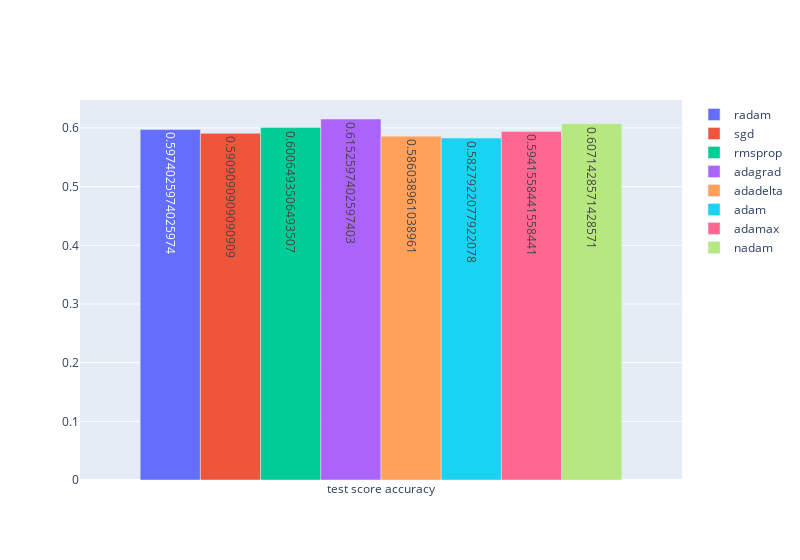

Notebook cell for this chart:
### Code cell
model='CNN1'
scores=['test score accuracy']
plot_training_accuracy(training_accuracy,optimizers,model)
plot_validation_accuracy(validation_accuracy,optimizers,model)
plot_test_scores(scores,y,model)

### Figure 1 — Plotly figure (JSON) as saved in the notebook; plotly's stock layout.template omitted (floating-point values rounded to 4 significant figures)
{"data": [{"name": "radam", "text": [0.5974], "type": "bar", "x": ["test score accuracy"], "y": [0.5974]}, {"name": "sgd", "text": [0.5909], "type": "bar", "x": ["test score accuracy"], "y": [0.5909]}, {"name": "rmsprop", "text": [0.6006], "type": "bar", "x": ["test score accuracy"], "y": [0.6006]}, {"name": "adagrad", "text": [0.6153], "type": "bar", "x": ["test score accuracy"], "y": [0.6153]}, {"name": "adadelta", "text": [0.586], "type": "bar", "x": ["test score accuracy"], "y": [0.586]}, {"name": "adam", "text": [0.5828], "type": "bar", "x": ["test score accuracy"], "y": [0.5828]}, {"name": "adamax", "text": [0.5942], "type": "bar", "x": ["test score accuracy"], "y": [0.5942]}, {"name": "nadam", "text": [0.6071], "type": "bar", "x": ["test score accuracy"], "y": [0.6071]}], "layout": {"barmode": "group", "width": 800}}
